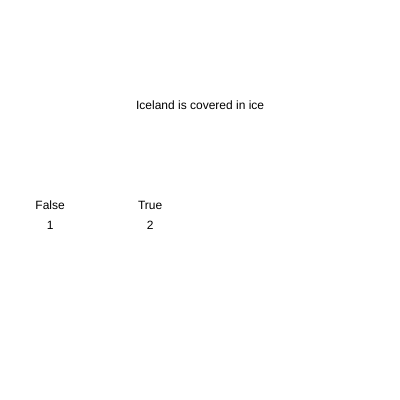
Frame 1 (no input)
Frame 60 (no input): identical to frame 1, image omitted
Frame 120 (the mouse pressed at the canvas centre since frame 60): identical to frame 1, image omitted

The p5.js sketch that drew this single still picture (run headless with seeded random() and noise() and a simulated clock; from frame 60 on, the mouse is pressed at the canvas centre):

// p5.js sketch
// ── sketch.js
var questions = ["Iceland is covered in ice",
  "Which ocean lies on the east coast of the United States",
  "Which is the world's highest mountain?",
  "How many great lakes are there?",
  "Which is the longest river in the U.S.?"
];

var choices = [
  ["False", "True"],
  ["Pacific", "Indian", "Atlantic", "Eastern"],
  ["Mount Everest", "Killimanjaro", "Makalu", "K2"],
  ["6", "3", "5"],
  ["Missouri", "Yukon", "Colorado"]
];

var answers = ["False", "Atlantic", "Mount Everest", "5", "Missouri"];

var qCounter = 0;

var currentAnswer = 0;

var textArea = 100;

function setup() {
    createCanvas(400, 400);

}

function draw() {
  background(255);
  fill("black");
  textAlign(CENTER);
  text(questions[qCounter], 0, 100, width, 100);
  
   for (var choice = 0; choice < choices[qCounter].length; choice++) {
      //console.log(choices[0][choice]);
      fill("black");
      textAlign(CENTER);
      text(choices[qCounter][choice], choice * textArea, height/2, textArea, textArea);
      text(choice+1, choice * textArea, height/2 + 20, textArea, textArea);

     
   }
}

function keyPressed() {
  console.log(keyCode);
  
  //49 == 1, 50 == 2, 51 == 3, 52 == 4
  if(keyCode == 49){
    currentAnswer = 0;
  }else if(keyCode == 50){
    currentAnswer = 1;
  }else if(keyCode == 51){
    currentAnswer = 2;
  }else if(keyCode == 52){
    currentAnswer = 3;
  }
  
  if(answers[qCounter] == choices[qCounter][currentAnswer]){
    console.log("Correct Answer");
  }else{
    console.log("Wrong answer");
  }

  qCounter++
  if (qCounter >= questions.length) {
    qCounter = 0;
  }
}
